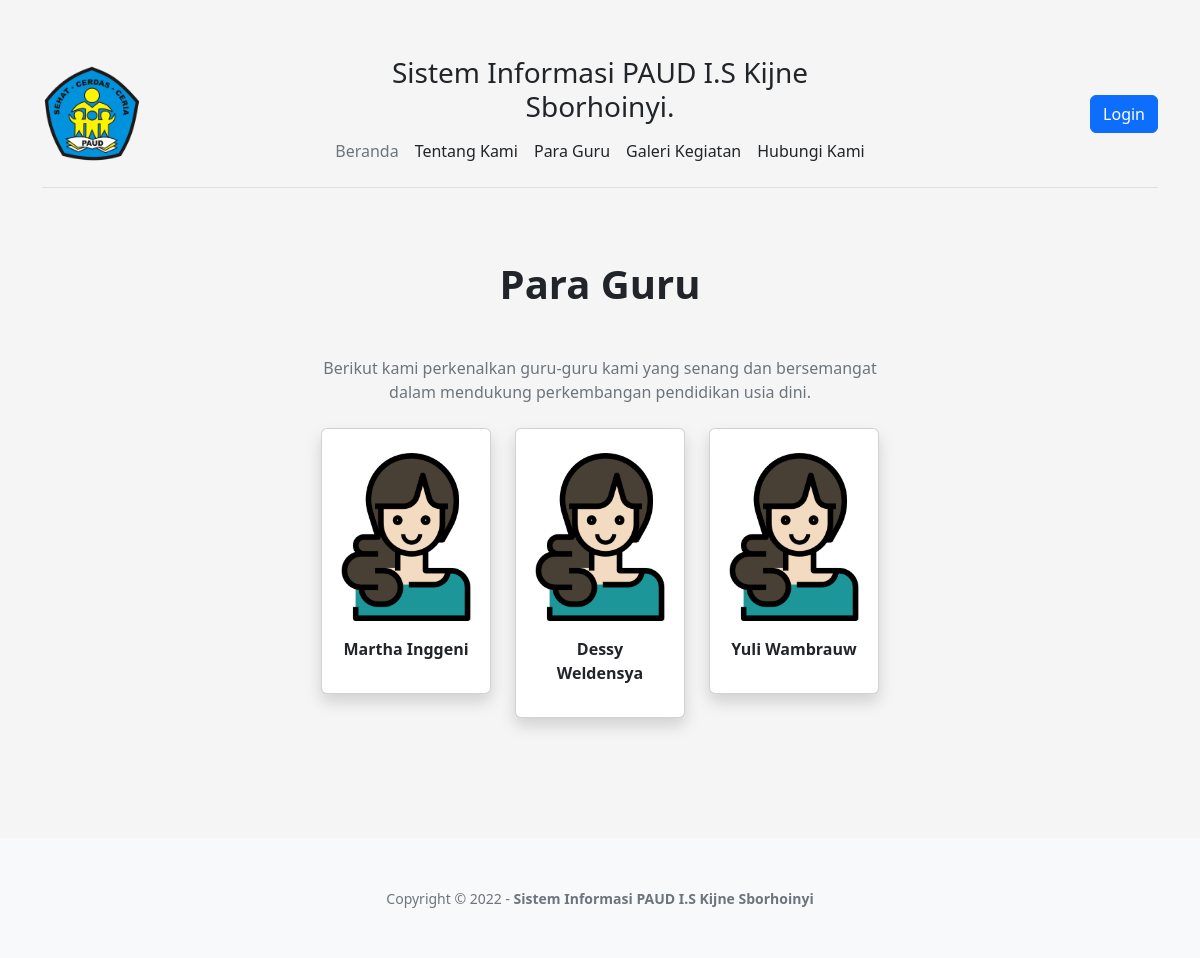
Screenshot of /guru.php with the database file from the repository.
### tables this page shows
CREATE TABLE `guru` (
  `id` int(11) NOT NULL,
  `nama_lengkap` varchar(100) NOT NULL,
  `foto` varchar(255) NOT NULL,
  `alamat_email` varchar(100) NOT NULL,
  `nomor_hp` varchar(15) NOT NULL,
  `alamat_lengkap` text NOT NULL
);

### guru.php (the view, shortened to what this page needs)
<!doctype html>
<html lang="en">
<head>
    <link href="https://cdn.jsdelivr.net/npm/bootstrap@5.2.2/dist/css/bootstrap.min.css" rel="stylesheet"
>
    <link href="./assets/css/login.css" rel="stylesheet">
</head>
<body class="text-center">
    <div class="container">
        <header class="d-flex flex-wrap align-items-center justify-content-center justify-content-md-between py-3 mb-4 border-bottom">
            <a href="/" class="d-flex align-items-center col-md-3 mb-2 mb-md-0 text-dark text-decoration-none">
                <img src="./assets/img/logo-paud-transparent.png" alt="Logo PAUD" width="100">
            </a>
            <div class="col-lg-6">
                <h1 class="fs-3">Sistem Informasi PAUD I.S Kijne Sborhoinyi.</h1>
                <ul class="nav mb-2 justify-content-center mb-md-0">
                    <li><a href="./welcome.php" class="nav-link px-2 link-secondary">Beranda</a></li>
                    <li><a href="./tentang-kami.php" class="nav-link px-2 link-dark">Tentang Kami</a></li>
                    <li><a href="./guru.php" class="nav-link px-2 link-dark">Para Guru</a></li>
                    <li><a href="./galeri.php" class="nav-link px-2 link-dark">Galeri Kegiatan</a></li>
                    <li><a href="./hubungi.php" class="nav-link px-2 link-dark">Hubungi Kami</a></li>
                </ul>
            </div>
            <div class="col-md-3 text-end">
                <a href="./login.php" class="btn btn-primary">Login</a>
            </div>
        </header>
    </div>
    <div class="container py-5">
        <main class="col-lg-6 mx-auto">
            <h1 class="fw-bold mb-5">Para Guru</h1>
            <p class="text-muted mb-4">Berikut kami perkenalkan guru-guru kami yang senang dan bersemangat dalam mendukung perkembangan pendidikan usia dini.</p>
            <div class="row">
                <?php
                    include __DIR__ . './config/database.php';
                    $rows = mysqli_query($conn, "SELECT * FROM guru ORDER BY id DESC");
                ?>
                <?php foreach ($rows as $row) : ?>
                <div class="col-lg-4 mb-lg-4">
                    <div class="card pt-4 shadow">
                    <img src="./images/guru/<?php echo $row["foto"] ? $row["foto"] : 'no-image.png';  ?>" alt="Foto Guru" class="card-image-top">
                        <div class="card-body">
                            <p class="fw-bold"><?php echo $row["nama_lengkap"];  ?></p>
                        </div>
                    </div>
                </div>
                <?php endforeach; ?>
            </div>
        </main>
    </div>
    <footer class="my-5 py-5 bg-light">
        <small class="text-muted">
            Copyright &copy; 2022 - <b>Sistem Informasi PAUD I.S Kijne Sborhoinyi</b>
        </small>
    </footer>
</body>
</html>

### assets/css/login.css (style rules this page uses)
html, body { height: 100%; }
body { align-items: center; padding-top: 40px; padding-bottom: 40px; background-color: #f5f5f5; }

### rows the page displays
guru: foto (picture), nama_lengkap "Martha Inggeni"
guru: foto (picture), nama_lengkap "Dessy Weldensya"
guru: foto (picture), nama_lengkap "Yuli Wambrauw"
